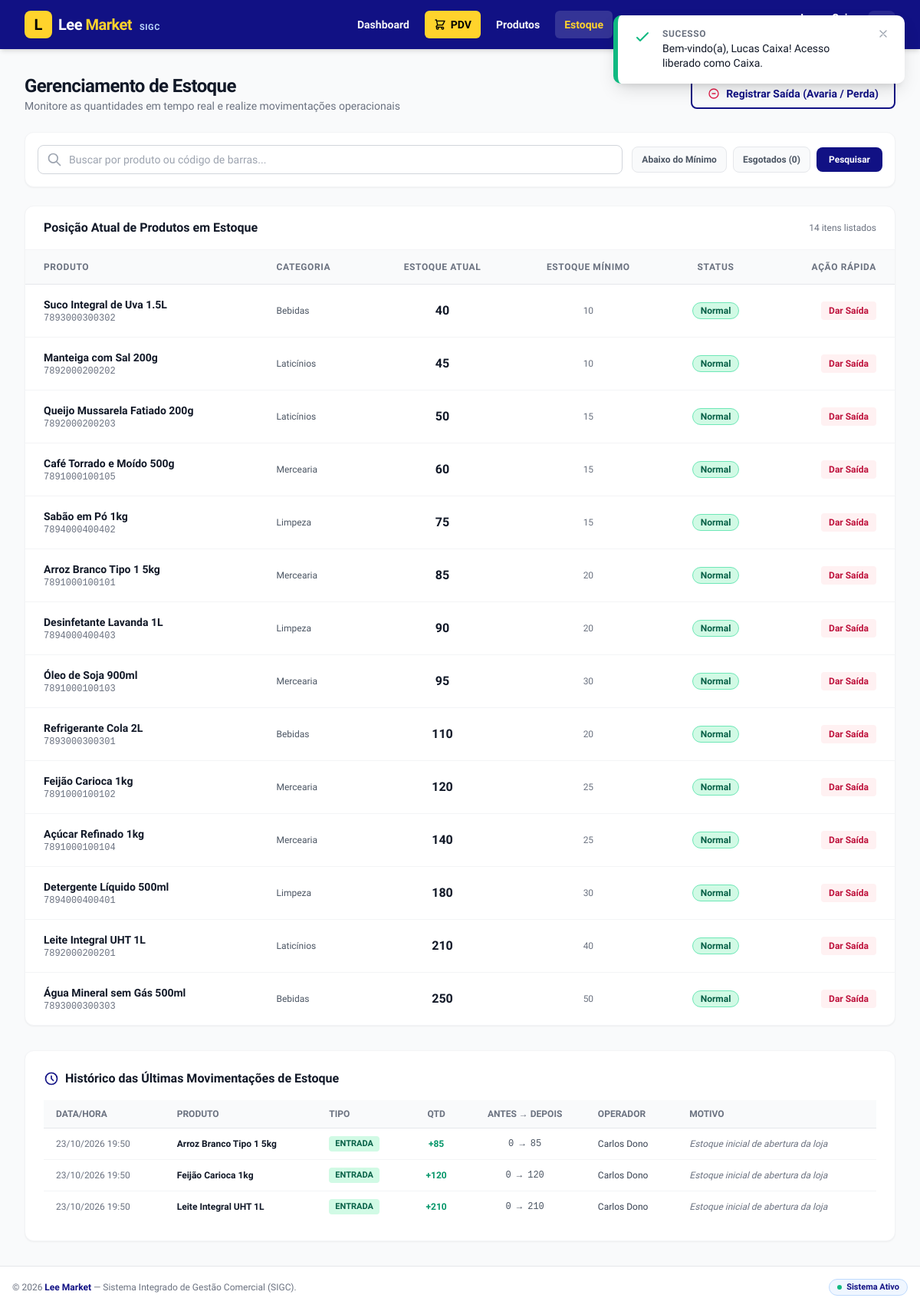
The app's page /modules/estoque/index.php (signed in) with its own data.
### tables this page shows
CREATE TABLE IF NOT EXISTS `produtos` (
  `id` INT AUTO_INCREMENT PRIMARY KEY,
  `codigo_barras` VARCHAR(50) NOT NULL UNIQUE,
  `nome` VARCHAR(150) NOT NULL,
  `categoria` VARCHAR(80) NOT NULL,
  `preco_custo` DECIMAL(10,2) NOT NULL DEFAULT 0.00,
  `preco_venda` DECIMAL(10,2) NOT NULL DEFAULT 0.00,
  `estoque_atual` INT NOT NULL DEFAULT 0,
  `estoque_minimo` INT NOT NULL DEFAULT 5,
  `fornecedor_id` INT DEFAULT NULL,
  `ativo` TINYINT(1) NOT NULL DEFAULT 1,
  `criado_em` DATETIME NOT NULL DEFAULT CURRENT_TIMESTAMP,
  `atualizado_em` DATETIME NOT NULL DEFAULT CURRENT_TIMESTAMP ON UPDATE CURRENT_TIMESTAMP,
  CONSTRAINT `fk_produtos_fornecedor` FOREIGN KEY (`fornecedor_id`) REFERENCES `fornecedores`(`id`) ON DELETE SET NULL ON UPDATE CASCADE,
  INDEX idx_cod_barras (`codigo_barras`),
  INDEX idx_nome (`nome`)
);

CREATE TABLE IF NOT EXISTS `movimentacoes_estoque` (
  `id` INT AUTO_INCREMENT PRIMARY KEY,
  `produto_id` INT NOT NULL,
  `usuario_id` INT NOT NULL,
  `tipo` VARCHAR(25) NOT NULL,  
  `quantidade` INT NOT NULL,
  `quantidade_anterior` INT NOT NULL,
  `quantidade_nova` INT NOT NULL,
  `motivo` TEXT DEFAULT NULL,
  `criado_em` DATETIME NOT NULL DEFAULT CURRENT_TIMESTAMP,
  CONSTRAINT `fk_mov_produto` FOREIGN KEY (`produto_id`) REFERENCES `produtos`(`id`) ON DELETE CASCADE,
  CONSTRAINT `fk_mov_usuario` FOREIGN KEY (`usuario_id`) REFERENCES `usuarios`(`id`) ON DELETE RESTRICT,
  INDEX idx_mov_tipo (`tipo`),
  INDEX idx_mov_criado (`criado_em`)
);

CREATE TABLE IF NOT EXISTS `usuarios` (
  `id` INT AUTO_INCREMENT PRIMARY KEY,
  `cpf` VARCHAR(14) NOT NULL UNIQUE,
  `nome` VARCHAR(150) NOT NULL,
  `senha` VARCHAR(255) NOT NULL,
  `cargo` ENUM('dono', 'gerente', 'caixa') NOT NULL,
  `status` TINYINT(1) NOT NULL DEFAULT 1,
  `criado_em` DATETIME NOT NULL DEFAULT CURRENT_TIMESTAMP,
  INDEX idx_cpf (`cpf`),
  INDEX idx_cargo (`cargo`)
);

### config/auth.php (called while the page is built, shortened)
<?php
function baseUrl(string $path = ''): string {
    $scriptDir = dirname($_SERVER['SCRIPT_NAME'] ?? '');
    $scriptDir = str_replace('\\', '/', $scriptDir);
    $pos = strpos($scriptDir, '/modules');
    if ($pos !== false) {
        $base = substr($scriptDir, 0, $pos);
    } else {
        $base = rtrim($scriptDir, '/');
    }
    $path = ltrim($path, '/');
    return ($base === '' ? '/' : $base . '/') . $path;
}

### modules/estoque/index.php (the view, shortened to what this page needs)
<?php
require_once __DIR__ . '/../../config/auth.php';
$pdo = getDB();
$filtroStatus = $_GET['status'] ?? '';
$busca = trim($_GET['busca'] ?? '');
$sql = "
    SELECT p.*, f.nome AS fornecedor_nome
    FROM produtos p
    LEFT JOIN fornecedores f ON p.fornecedor_id = f.id
    WHERE p.ativo = 1
";
$params = [];
$sql .= " ORDER BY (p.estoque_atual <= p.estoque_minimo) DESC, p.estoque_atual ASC";
$stmt = $pdo->prepare($sql);
$stmt->execute($params);
$produtos = $stmt->fetchAll();
$movimentacoes = $pdo->query("
    SELECT m.*, p.nome AS produto_nome, u.nome AS usuario_nome
    FROM movimentacoes_estoque m
    JOIN produtos p ON m.produto_id = p.id
    JOIN usuarios u ON m.usuario_id = u.id
    ORDER BY m.criado_em DESC
    LIMIT 10
")->fetchAll();
require_once __DIR__ . '/../../includes/header.php';
require_once __DIR__ . '/../../includes/navbar.php';
?>
<main class="max-w-7xl mx-auto px-4 sm:px-6 lg:px-8 py-8 w-full flex-1">
    <div class="flex flex-col sm:flex-row sm:items-center sm:justify-between gap-4 mb-6">
        <div>
            <h1 class="text-2xl font-extrabold text-gray-900 tracking-tight">Gerenciamento de Estoque</h1>
            <p class="text-sm text-gray-500">Monitore as quantidades em tempo real e realize movimentações operacionais</p>
        </div>
        <div class="flex flex-wrap items-center gap-2">
            <a href="<?= baseUrl('modules/estoque/saida.php') ?>" class="btn-lee-outline text-sm">
                <svg class="w-4 h-4 text-rose-600" fill="none" stroke="currentColor" viewBox="0 0 24 24"><path stroke-linecap="round" stroke-linejoin="round" stroke-width="2" d="M15 12H9m12 0a9 9 0 11-18 0 9 9 0 0118 0z"></path></svg>
                Registrar Saída (Avaria / Perda)
            </a>
        </div>
    </div>
    <div class="bg-white rounded-xl p-4 shadow-sm border border-gray-100 mb-6">
        <form method="GET" class="flex flex-col sm:flex-row items-center gap-3">
            <div class="relative flex-1 w-full">
                <div class="absolute inset-y-0 left-0 pl-3 flex items-center pointer-events-none text-gray-400">
                </div>
                <input type="text" name="busca" value="<?= htmlspecialchars($busca) ?>"
                       placeholder="Buscar por produto ou código de barras..."
                       class="block w-full pl-10 pr-3 py-2 border border-gray-300 rounded-lg text-sm focus:ring-2 focus:ring-lee-primary focus:border-lee-primary">
            </div>
            <div class="flex items-center gap-2 w-full sm:w-auto">
                <a href="<?= baseUrl('modules/estoque/index.php?status=baixo') ?>"
                   class="px-3 py-2 rounded-lg text-xs font-bold border transition-colors <?= $filtroStatus === 'baixo' ? 'bg-amber-100 border-amber-300 text-amber-800' : 'bg-gray-50 border-gray-200 text-gray-600 hover:bg-gray-100' ?>">
                    Abaixo do Mínimo
                </a>
                <a href="<?= baseUrl('modules/estoque/index.php?status=zerado') ?>"
                   class="px-3 py-2 rounded-lg text-xs font-bold border transition-colors <?= $filtroStatus === 'zerado' ? 'bg-red-100 border-red-300 text-red-800' : 'bg-gray-50 border-gray-200 text-gray-600 hover:bg-gray-100' ?>">
                    Esgotados (0)
                </a>
                <button type="submit" class="btn-lee-primary py-2 px-4 text-xs font-bold">
                    Pesquisar
                </button>
            </div>
        </form>
    </div>
    <div class="bg-white rounded-xl shadow-sm border border-gray-100 overflow-hidden mb-8">
        <div class="px-6 py-4 border-b border-gray-100 flex items-center justify-between">
            <h2 class="text-base font-bold text-gray-900">Posição Atual de Produtos em Estoque</h2>
            <span class="text-xs text-gray-500 font-medium"><?= count($produtos) ?> itens listados</span>
        </div>
        <div class="overflow-x-auto">
            <table class="min-w-full divide-y divide-gray-200 text-sm">
                <thead class="bg-gray-50">
                    <tr class="text-left text-xs font-semibold text-gray-500 uppercase tracking-wider">
                        <th class="px-6 py-3.5">Produto</th>
                        <th class="px-6 py-3.5">Categoria</th>
                        <th class="px-6 py-3.5 text-center">Estoque Atual</th>
                        <th class="px-6 py-3.5 text-center">Estoque Mínimo</th>
                        <th class="px-6 py-3.5 text-center">Status</th>
                        <th class="px-6 py-3.5 text-right">Ação Rápida</th>
                    </tr>
                </thead>
                <tbody class="divide-y divide-gray-100">
                    <?php if (empty($produtos)): ?>
                    <tr>
                        <td colspan="6" class="px-6 py-8 text-center text-gray-500">Nenhum registro encontrado.</td>
                    </tr>
                    <?php else: ?>
                    <?php foreach ($produtos as $p):
                        $qtd = (int)$p['estoque_atual'];
                        $min = (int)$p['estoque_minimo'];
                        $statusClass = $qtd === 0 ? 'bg-red-100 text-red-700 border-red-300' : ($qtd <= $min ? 'bg-amber-100 text-amber-800 border-amber-300' : 'bg-emerald-100 text-emerald-800 border-emerald-300');
                        $statusText = $qtd === 0 ? 'Esgotado' : ($qtd <= $min ? 'Estoque Baixo' : 'Normal');
                    ?>
                    <tr class="hover:bg-gray-50 transition-colors">
                        <td class="px-6 py-4">
                            <div class="font-bold text-gray-900"><?= htmlspecialchars($p['nome']) ?></div>
                            <div class="text-xs font-mono text-gray-500"><?= htmlspecialchars($p['codigo_barras']) ?></div>
                        </td>
                        <td class="px-6 py-4 text-gray-600 text-xs">
                            <?= htmlspecialchars($p['categoria']) ?>
                        </td>
                        <td class="px-6 py-4 text-center font-extrabold text-base text-gray-900">
                            <?= $qtd ?>
                        </td>
                        <td class="px-6 py-4 text-center text-gray-500 text-xs font-medium">
                            <?= $min ?>
                        </td>
                        <td class="px-6 py-4 text-center">
                            <span class="inline-flex items-center px-2.5 py-0.5 rounded-full text-xs font-bold border <?= $statusClass ?>">
                                <?= $statusText ?>
                            </span>
                        </td>
                        <td class="px-6 py-4 text-right space-x-1">
                            <a href="<?= baseUrl('modules/estoque/saida.php?produto_id=' . $p['id']) ?>"
                               class="inline-block px-2.5 py-1 rounded bg-rose-50 hover:bg-rose-100 text-rose-700 text-xs font-bold transition-colors">
                                Dar Saída
                            </a>
                        </td>
                    </tr>
                    <?php endforeach; ?>
                    <?php endif; ?>
                </tbody>
            </table>
        </div>
    </div>
    <div class="bg-white rounded-xl shadow-sm border border-gray-100 p-6">
        <h2 class="text-base font-bold text-gray-900 mb-4 flex items-center gap-2">
            <svg class="w-5 h-5 text-lee-primary" fill="none" stroke="currentColor" viewBox="0 0 24 24"><path stroke-linecap="round" stroke-linejoin="round" stroke-width="2" d="M12 8v4l3 3m6-3a9 9 0 11-18 0 9 9 0 0118 0z"></path></svg>
            Histórico das Últimas Movimentações de Estoque
        </h2>
        <div class="overflow-x-auto">
            <table class="min-w-full divide-y divide-gray-200 text-xs">
                <thead class="bg-gray-50">
                    <tr class="text-left font-semibold text-gray-500 uppercase">
                        <th class="px-4 py-2.5">Data/Hora</th>
                        <th class="px-4 py-2.5">Produto</th>
                        <th class="px-4 py-2.5">Tipo</th>
                        <th class="px-4 py-2.5 text-center">Qtd</th>
                        <th class="px-4 py-2.5 text-center">Antes &rarr; Depois</th>
                        <th class="px-4 py-2.5">Operador</th>
                        <th class="px-4 py-2.5">Motivo</th>
                    </tr>
                </thead>
                <tbody class="divide-y divide-gray-100">
                    <?php if (empty($movimentacoes)): ?>
                    <tr>
                        <td colspan="7" class="px-4 py-4 text-center text-gray-400">Nenhuma movimentação registrada.</td>
                    </tr>
                    <?php else: ?>
                    <?php foreach ($movimentacoes as $m):
                        $isEntrada = strpos($m['tipo'], 'ENTRADA') !== false;
                    ?>
                    <tr class="hover:bg-gray-50">
                        <td class="px-4 py-2.5 text-gray-500 whitespace-nowrap"><?= date('d/m/Y H:i', strtotime($m['criado_em'])) ?></td>
                        <td class="px-4 py-2.5 font-bold text-gray-900"><?= htmlspecialchars($m['produto_nome']) ?></td>
                        <td class="px-4 py-2.5">
                            <span class="inline-flex px-2 py-0.5 rounded text-[11px] font-bold <?= $isEntrada ? 'bg-emerald-100 text-emerald-800' : 'bg-rose-100 text-rose-800' ?>">
                                <?= htmlspecialchars($m['tipo']) ?>
                            </span>
                        </td>
                        <td class="px-4 py-2.5 text-center font-bold <?= $isEntrada ? 'text-emerald-600' : 'text-rose-600' ?>">
                            <?= $isEntrada ? '+' : '-' ?><?= (int)$m['quantidade'] ?>
                        </td>
                        <td class="px-4 py-2.5 text-center text-gray-600 font-mono">
                            <?= (int)$m['quantidade_anterior'] ?> &rarr; <?= (int)$m['quantidade_nova'] ?>
                        </td>
                        <td class="px-4 py-2.5 text-gray-700"><?= htmlspecialchars($m['usuario_nome']) ?></td>
                        <td class="px-4 py-2.5 text-gray-500 italic"><?= htmlspecialchars($m['motivo'] ?: 'Sem observação') ?></td>
                    </tr>
                    <?php endforeach; ?>
                    <?php endif; ?>
                </tbody>
            </table>
        </div>
    </div>
</main>
<?php require_once __DIR__ . '/../../includes/footer.php'; ?>

### assets/css/style.css (style rules this page uses)
:root { --color-primary: #111184; --color-primary-hover: #0c0c66; --color-primary-light: #ececfb; --color-accent: #FFD32C; --color-accent-hover: #e5bd25; --color-accent-light: #fff8db; --color-white: #FFFFFF; --color-black: #000000; }
body { font-family: 'Isometra', system-ui, -apple-system, BlinkMacSystemFont, 'Segoe UI', Roboto, Oxygen, Ubuntu, Cantarell, 'Open Sans', 'Helvetica Neue', sans-serif; color: var(--color-black); background-color: #f4f6fa; margin: 0; padding: 0; }
.text-lee-primary { color: var(--color-primary); }
.btn-lee-primary { background-color: var(--color-primary); color: var(--color-white); font-weight: 600; padding: 0.625rem 1.25rem; border-radius: 0.5rem; transition: all 0.2s ease-in-out; display: inline-flex; align-items: center; justify-content: center; gap: 0.5rem; }
.btn-lee-outline { background-color: transparent; color: var(--color-primary); border: 2px solid var(--color-primary); font-weight: 600; padding: 0.5rem 1.25rem; border-radius: 0.5rem; transition: all 0.2s ease-in-out; display: inline-flex; align-items: center; justify-content: center; gap: 0.5rem; }

### records on screen
produtos: nome "Suco Integral de Uva 1.5L", codigo_barras "7893000300302", categoria "Bebidas", estoque_atual "40", estoque_minimo "10", statusText "Normal"
produtos: nome "Manteiga com Sal 200g", codigo_barras "7892000200202", categoria "Laticínios", estoque_atual "45", estoque_minimo "10", statusText "Normal"
produtos: nome "Queijo Mussarela Fatiado 200g", codigo_barras "7892000200203", categoria "Laticínios", estoque_atual "50", estoque_minimo "15", statusText "Normal"
produtos: nome "Café Torrado e Moído 500g", codigo_barras "7891000100105", categoria "Mercearia", estoque_atual "60", estoque_minimo "15", statusText "Normal"
produtos: nome "Sabão em Pó 1kg", codigo_barras "7894000400402", categoria "Limpeza", estoque_atual "75", estoque_minimo "15", statusText "Normal"
produtos: nome "Arroz Branco Tipo 1 5kg", codigo_barras "7891000100101", categoria "Mercearia", estoque_atual "85", estoque_minimo "20", statusText "Normal"
produtos: nome "Desinfetante Lavanda 1L", codigo_barras "7894000400403", categoria "Limpeza", estoque_atual "90", estoque_minimo "20", statusText "Normal"
produtos: nome "Óleo de Soja 900ml", codigo_barras "7891000100103", categoria "Mercearia", estoque_atual "95", estoque_minimo "30", statusText "Normal"
produtos: nome "Refrigerante Cola 2L", codigo_barras "7893000300301", categoria "Bebidas", estoque_atual "110", estoque_minimo "20", statusText "Normal"
produtos: nome "Feijão Carioca 1kg", codigo_barras "7891000100102", categoria "Mercearia", estoque_atual "120", estoque_minimo "25", statusText "Normal"
produtos: nome "Açúcar Refinado 1kg", codigo_barras "7891000100104", categoria "Mercearia", estoque_atual "140", estoque_minimo "25", statusText "Normal"
produtos: nome "Detergente Líquido 500ml", codigo_barras "7894000400401", categoria "Limpeza", estoque_atual "180", estoque_minimo "30", statusText "Normal"
produtos: nome "Leite Integral UHT 1L", codigo_barras "7892000200201", categoria "Laticínios", estoque_atual "210", estoque_minimo "40", statusText "Normal"
produtos: nome "Água Mineral sem Gás 500ml", codigo_barras "7893000300303", categoria "Bebidas", estoque_atual "250", estoque_minimo "50", statusText "Normal"
movimentacoes_estoque: criado_em "23/10/2026 19:50", produto.nome "Arroz Branco Tipo 1 5kg", tipo "ENTRADA", quantidade "85", quantidade_anterior "0", quantidade_nova "85", usuario.nome "Carlos Dono", motivo "Estoque inicial de abertura da loja"
movimentacoes_estoque: criado_em "23/10/2026 19:50", produto.nome "Feijão Carioca 1kg", tipo "ENTRADA", quantidade "120", quantidade_anterior "0", quantidade_nova "120", usuario.nome "Carlos Dono", motivo "Estoque inicial de abertura da loja"
movimentacoes_estoque: criado_em "23/10/2026 19:50", produto.nome "Leite Integral UHT 1L", tipo "ENTRADA", quantidade "210", quantidade_anterior "0", quantidade_nova "210", usuario.nome "Carlos Dono", motivo "Estoque inicial de abertura da loja"

### other values on screen
count($produtos) "14"
